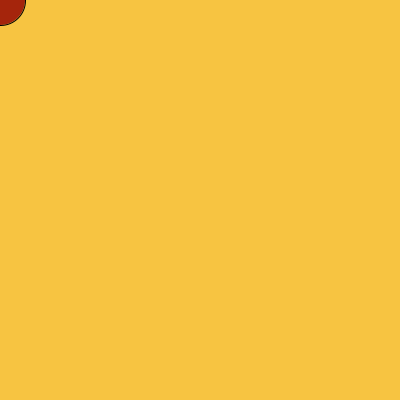
Frame 1 (no input)
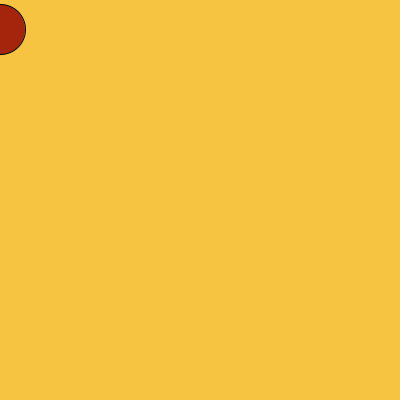
Frame 60 (the mouse pressed at the canvas centre just before this capture)
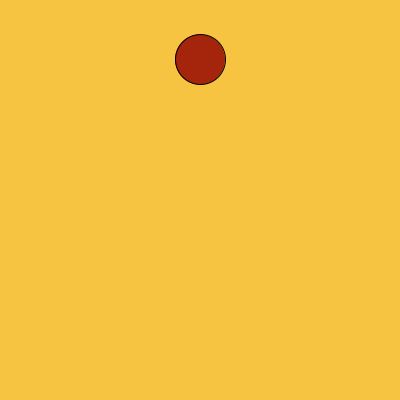
Frame 120 (the mouse held since frame 60 and released just before this capture)

The Processing sketch that drew these frames (run headless with seeded random() and noise(); from frame 60 on, the mouse is pressed at the canvas centre):

// Processing sketch: processing_50074
// ── processing_50074.pde

/* OpenProcessing Tweak of *@*http://www.openprocessing.org/sketch/50074*@* */
/* !do not delete the line above, required for linking your tweak if you re-upload */
void setup(){
  size(400,400);    // Sets the window size.
  frameRate (30);   // The code in void draw() will be updated every 30 milliseconds.
}

float v;          // Float variable to move the sun slowly downward.
int rojo=247;     // Red variable for background, initialized .
int verde=196;    // Green variable for background, initialized.
int azul=65;      // Blue variable for background, initialized.

void draw(){
 
  background (rojo,verde,azul);  // Background colour set with current RGB values.
  fill (165,37,12);              // Set ellipse's colour with RGB values.
  stroke(0);                     // The stroke() function determines the colour
                                 // of the ellipse's outline.
  smooth();                      // Smooth ellipse's outline.
  ellipse(mouseX,v,50,50);       // Set ellipse's position and size. The horizontal 
                                 // position is set with the mouse, the vertical 
                                 // position is set with the 'v' variable. Both 
                                 // vertical and horizontal radius' are set to 50.
  
    
  
  v = v + 0.5;    // Increment 'v' value by 0.5. This moves the ellipse slowly but 
                  // relatively smoothly in conjuntion with the frame rate established
                  // at the setup().
  
  if (v == 450){              // Checks if 'v' value is equal to 450. If so, 
                              // re-initialize 'v' value to -50. 450 is 50 over 
                              // the vertical edge of the window. This ensures
                              // that the ellipse is completely out of sight before
                              // re-initialization. Same goes for re-initializing 
                              // to -50, the ellipse is created out of sight, instead 
                              // of just appearing half-way.
                              
    rojo= int(random(255));   // Once the ellipse reaches 450, the RGB values will
    verde= int(random(255));  // be randomized. The int() function must be used to
    azul= int(random(255));   // round off any decimal points created by the random()
                              // function. This will return a random integer value
                              // between 0 and 255. These values will then be used 
                              // by the background() function to set a new colour
    
    v = -50;        // Re-initializing 'v' to -50 makes the ellipse come in from the
                    // top of the window. Try setting this to zero '0' to see what I 
                    // mean. 
  }
}
